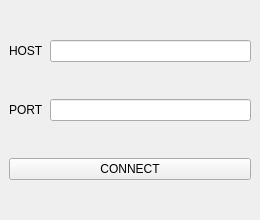
<?xml version="1.0" encoding="UTF-8"?>
<ui version="4.0">
 <class>StartWindow</class>
 <widget class="QMainWindow" name="StartWindow">
  <property name="geometry">
   <rect>
    <x>0</x>
    <y>0</y>
    <width>260</width>
    <height>220</height>
   </rect>
  </property>
  <property name="windowTitle">
   <string>CONNECT</string>
  </property>
  <widget class="QWidget" name="centralwidget">
   <layout class="QGridLayout" name="gridLayout">
    <item row="0" column="0">
     <widget class="QLabel" name="hostLabel">
      <property name="text">
       <string>HOST</string>
      </property>
     </widget>
    </item>
    <item row="0" column="1">
     <widget class="QLineEdit" name="hostEdit">
      <property name="text">
       <string/>
      </property>
     </widget>
    </item>
    <item row="1" column="0">
     <widget class="QLabel" name="portLabel">
      <property name="text">
       <string>PORT</string>
      </property>
     </widget>
    </item>
    <item row="1" column="1">
     <widget class="QLineEdit" name="portEdit"/>
    </item>
    <item row="2" column="0" colspan="2">
     <widget class="QPushButton" name="connectBtn">
      <property name="sizePolicy">
       <sizepolicy hsizetype="Minimum" vsizetype="Fixed">
        <horstretch>0</horstretch>
        <verstretch>0</verstretch>
       </sizepolicy>
      </property>
      <property name="text">
       <string>CONNECT</string>
      </property>
     </widget>
    </item>
   </layout>
  </widget>
 </widget>
 <resources/>
 <connections/>
</ui>
